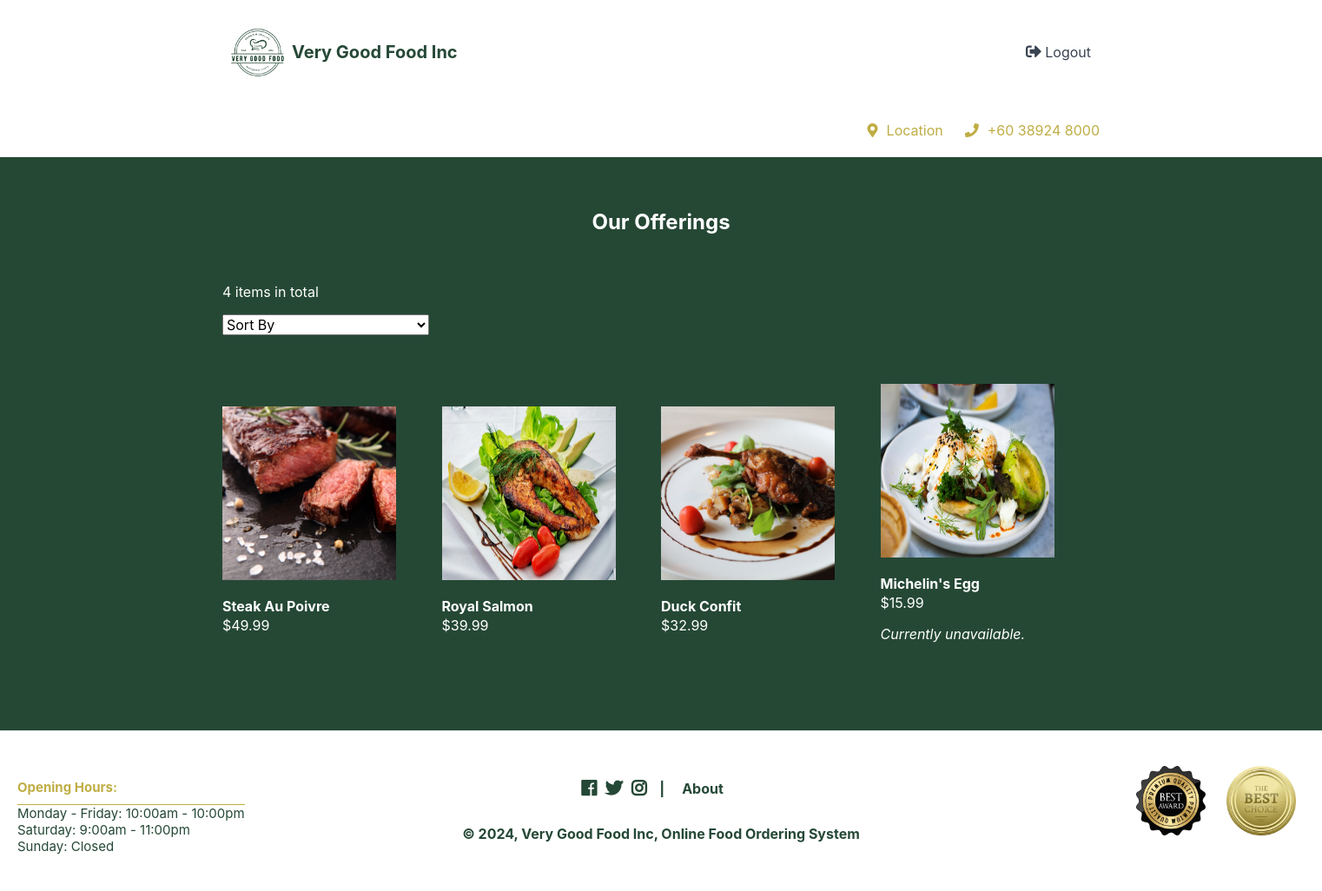
The app's page /index.php?page=products&cid=2 (signed in) with its own data.
### tables this page shows
CREATE TABLE `dishes` (
  `id` int(11) NOT NULL,
  `name` varchar(200) NOT NULL,
  `description` text NOT NULL,
  `price` decimal(7,2) NOT NULL,
  `quantity` int(11) NOT NULL,
  `img` text NOT NULL,
  `category_id` int(11) NOT NULL
);

### products.php (the view, shortened to what this page needs)
<?php
$num_products_on_each_page = 16;
$current_page = isset($_GET['p']) && is_numeric($_GET['p']) ? (int)$_GET['p'] : 1;
$selected_sort = isset($_GET['sort']) ? $_GET['sort'] : false;
if (isset($_GET['cid'])) {
    if ($selected_sort && ($_GET['sort'] == 'price_asc')) {
        $stmt = $pdo->prepare('SELECT * FROM dishes WHERE category_id = :id ORDER BY price ASC LIMIT :current_page, :record_per_page');
    }
    else {
        $stmt = $pdo->prepare('SELECT * FROM dishes WHERE category_id = :id ORDER BY price DESC LIMIT :current_page, :record_per_page');
    }
    $stmt->bindValue(':id', $_GET['cid'], PDO::PARAM_INT);
    $stmt->bindValue(':current_page', ($current_page - 1) * $num_products_on_each_page, PDO::PARAM_INT);
    $stmt->bindValue(':record_per_page', $num_products_on_each_page, PDO::PARAM_INT);
    $stmt->execute();
    $dishes = $stmt->fetchAll(PDO::FETCH_ASSOC);
}
$total_products = count($dishes);
?>
<?=template_header('Dishes')?>
<div class="products content-wrapper">
    <h1 style="color: white; font-weight:bold;">Our Offerings</h1>
    <p style="color:white;"><?=$total_products?> items in total</p>
    <form method="get" action="index.php?page=products">
        <select name="sort" onchange="this.form.submit()">
            <option value="">Sort By</option>
        </select>
    </form>
    <div class="products-wrapper">
        <?php foreach ($dishes as $dish): ?>
        <a href="index.php?page=product&id=<?=$dish['id']?>" class="product">
            <img src="imgs/<?=$dish['img']?>" width="200" height="200" alt="<?=$dish['name']?>">
            <span class="name"><?=$dish['name']?></span>
            <span class="price">
                &dollar;<?=$dish['price']?>
                <?php if ($dish['quantity'] === 0): ?>
                <p><span style="font-style:oblique">Currently unavailable.</span></p>
                <?php endif; ?>
            </span>
        </a>
        <?php endforeach; ?>
    </div>
    <div class="buttons">
    </div>
</div>
<?=template_footer()?>

### style.css (style rules this page uses)
* { box-sizing: border-box; font-family: -apple-system, BlinkMacSystemFont, "segoe ui", roboto, oxygen, ubuntu, cantarell, "fira sans", "droid sans", "helvetica neue", Arial, sans-serif; font-size: 16px; -webkit-font-smoothing: antialiased; -moz-osx-font-smoothing: grayscale; }
html { height: 100%; }
body { position: relative; min-height: 100%; color: #555555; background-color: #062e19df; margin: 0; padding-bottom: 150px; }
h1, h2, h3, h4, h5 { color: #394352; }
.content-wrapper { width: 1050px; margin: 0 auto; }
main .recentlyadded .products, main .products .products-wrapper { display: flex; flex-wrap: wrap; align-items: center; justify-content: space-between; padding: 40px 0 0 0; }
main .recentlyadded .products .product, main .products .products-wrapper .product { display: block; overflow: hidden; text-decoration: none; width: 25%; padding-bottom: 60px; }
main .recentlyadded .products .product img, main .products .products-wrapper .product img { transform: scale(1); transition: transform 1s; }
main .recentlyadded .products .product .name, main .products .products-wrapper .product .name { display: block; color: #ffffff; font-weight: bold; padding: 20px 0 2px 0; }
main .recentlyadded .products .product .price, main .products .products-wrapper .product .price { display: block; color: #ffffff; }
main > .products h1 { display: block; font-weight: normal; margin: 0; padding: 40px 0; font-size: 24px; text-align: center; width: 100%; }
main > .products .buttons { text-align: right; padding-bottom: 40px; }
.content-wrapper { margin: 0 auto; padding: 20px; justify-content: center; align-items: center; }

### records on screen
dishes: img (picture), name "Steak Au Poivre", price "49.99"
dishes: img (picture), name "Royal Salmon", price "39.99"
dishes: img (picture), name "Duck Confit", price "32.99"
dishes: img (picture), name "Michelin's Egg", price "15.99", quantity "Currently unavailable."

### other values on screen
$total_products "4"
